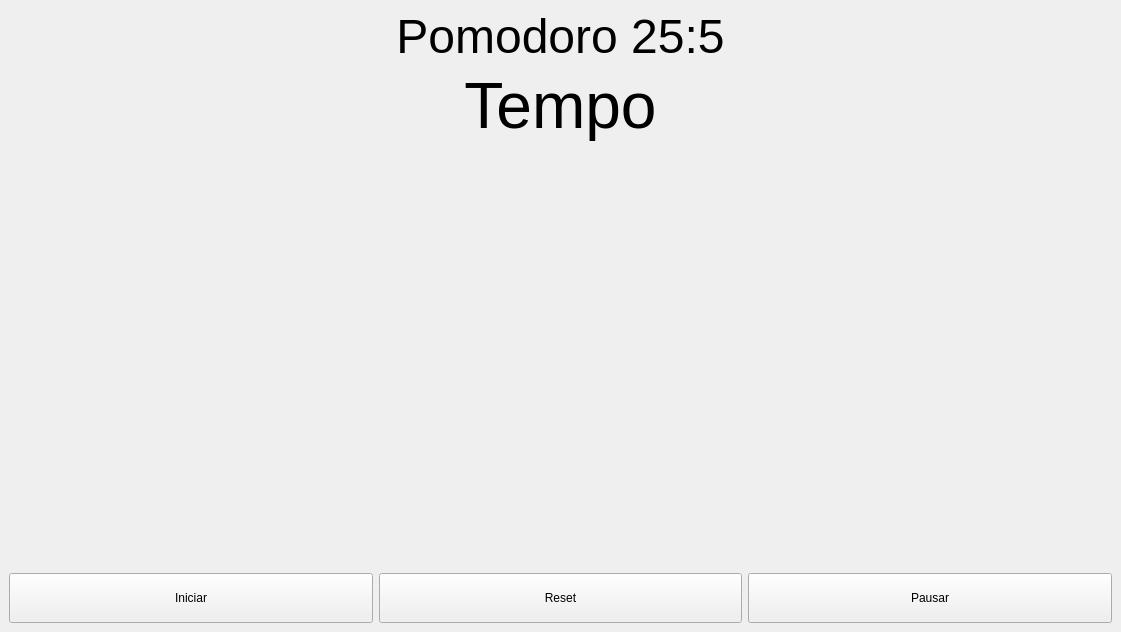
<?xml version="1.0" encoding="UTF-8"?>
<ui version="4.0">
 <class>MainWindow</class>
 <widget class="QMainWindow" name="MainWindow">
  <property name="geometry">
   <rect>
    <x>0</x>
    <y>0</y>
    <width>1121</width>
    <height>632</height>
   </rect>
  </property>
  <property name="windowTitle">
   <string>MainWindow</string>
  </property>
  <widget class="QWidget" name="centralwidget">
   <property name="layoutDirection">
    <enum>Qt::LayoutDirection::LeftToRight</enum>
   </property>
   <property name="autoFillBackground">
    <bool>false</bool>
   </property>
   <layout class="QGridLayout" name="gridLayout">
    <item row="0" column="0">
     <layout class="QVBoxLayout" name="verticalLayout">
      <item>
       <widget class="QLabel" name="labelStatus">
        <property name="sizePolicy">
         <sizepolicy hsizetype="Expanding" vsizetype="Minimum">
          <horstretch>0</horstretch>
          <verstretch>0</verstretch>
         </sizepolicy>
        </property>
        <property name="font">
         <font>
          <pointsize>36</pointsize>
         </font>
        </property>
        <property name="cursor">
         <cursorShape>ArrowCursor</cursorShape>
        </property>
        <property name="text">
         <string>Pomodoro 25:5</string>
        </property>
        <property name="textFormat">
         <enum>Qt::TextFormat::PlainText</enum>
        </property>
        <property name="alignment">
         <set>Qt::AlignmentFlag::AlignCenter</set>
        </property>
       </widget>
      </item>
      <item>
       <widget class="QLabel" name="labelTempo">
        <property name="sizePolicy">
         <sizepolicy hsizetype="Expanding" vsizetype="Minimum">
          <horstretch>0</horstretch>
          <verstretch>0</verstretch>
         </sizepolicy>
        </property>
        <property name="font">
         <font>
          <pointsize>48</pointsize>
         </font>
        </property>
        <property name="layoutDirection">
         <enum>Qt::LayoutDirection::LeftToRight</enum>
        </property>
        <property name="text">
         <string>Tempo</string>
        </property>
        <property name="textFormat">
         <enum>Qt::TextFormat::PlainText</enum>
        </property>
        <property name="scaledContents">
         <bool>false</bool>
        </property>
        <property name="alignment">
         <set>Qt::AlignmentFlag::AlignCenter</set>
        </property>
       </widget>
      </item>
      <item>
       <spacer name="verticalSpacer">
        <property name="orientation">
         <enum>Qt::Orientation::Vertical</enum>
        </property>
        <property name="sizeHint" stdset="0">
         <size>
          <width>20</width>
          <height>40</height>
         </size>
        </property>
       </spacer>
      </item>
     </layout>
    </item>
    <item row="2" column="0">
     <layout class="QHBoxLayout" name="horizontalLayout">
      <item>
       <widget class="QPushButton" name="btnIniciar">
        <property name="minimumSize">
         <size>
          <width>0</width>
          <height>50</height>
         </size>
        </property>
        <property name="text">
         <string>Iniciar</string>
        </property>
       </widget>
      </item>
      <item>
       <widget class="QPushButton" name="btnReset">
        <property name="sizePolicy">
         <sizepolicy hsizetype="Minimum" vsizetype="Fixed">
          <horstretch>0</horstretch>
          <verstretch>0</verstretch>
         </sizepolicy>
        </property>
        <property name="minimumSize">
         <size>
          <width>0</width>
          <height>50</height>
         </size>
        </property>
        <property name="text">
         <string>Reset</string>
        </property>
       </widget>
      </item>
      <item>
       <widget class="QPushButton" name="btnPausar">
        <property name="minimumSize">
         <size>
          <width>0</width>
          <height>50</height>
         </size>
        </property>
        <property name="text">
         <string>Pausar</string>
        </property>
        <property name="checkable">
         <bool>true</bool>
        </property>
       </widget>
      </item>
     </layout>
    </item>
   </layout>
  </widget>
 </widget>
 <resources/>
 <connections/>
</ui>
